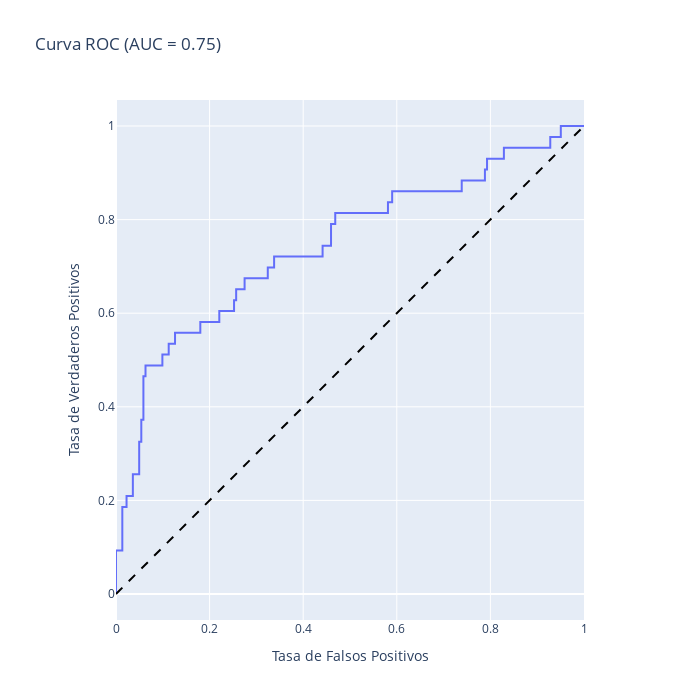

Here is the notebook cell this chart was saved with:
### Markdown cell above
Verdaderos Negativos (TN): 199 (El modelo predijo correctamente que el empleado "Se queda").

Verdaderos Positivos (TP): 20 (El modelo predijo correctamente que el empleado "Se va").

Falsos Negativos (FN): 23 (El modelo dijo que el empleado "Se queda", pero en realidad se fue).

Falsos Positivos (FP): 23 (El modelo dijo que el empleado "Se va", pero en realidad se quedó).

En la matriz de confusion se observa claramente como el modelo acierta casi al completo los casos de trabajadores que no abandonan, pero falla estrepitosamente con los trabajadores que si lo hacen. Se esta pasando por alto a mas de la mitad de las bajas.

### Code cell
gr, auc_roc = show_auc_roc(model, X_test, y_test)
gr

### Figure 1 — Plotly figure (JSON) as saved in the notebook; plotly's stock layout.template omitted (floating-point values rounded to 4 significant figures)
{"data": [{"hovertemplate": "Tasa de Falsos Positivos=%{x}<br>Tasa de Verdaderos Positivos=%{y}<extra></extra>", "legendgroup": "", "line": {"color": "#636efa", "dash": "solid"}, "marker": {"symbol": "circle"}, "mode": "lines", "name": "", "orientation": "v", "showlegend": false, "type": "scatter", "x": [0.0, 0.0, 0.0, 0.01351, 0.01351, 0.02252, 0.02252, 0.03604, 0.03604, 0.04955, 0.04955, 0.05405, 0.05405, 0.05856, 0.05856, 0.06306, 0.06306, 0.0991, 0.0991, 0.1126, 0.1126, 0.1261, 0.1261, 0.1802, 0.1802, 0.2207, 0.2207, 0.2523, 0.2523, 0.2568, 0.2568, 0.2748, 0.2748, 0.3243, 0.3243, 0.3378, 0.3378, 0.4414, 0.4414, 0.4595, 0.4595, 0.4685, 0.4685, 0.5811, 0.5811, 0.5901, 0.5901, 0.7387, 0.7387, 0.7883, 0.7883, 0.7928, 0.7928, 0.8288, 0.8288, 0.9279, 0.9279, 0.9505, 0.9505, 1.0], "xaxis": "x", "y": [0.0, 0.02326, 0.09302, 0.09302, 0.186, 0.186, 0.2093, 0.2093, 0.2558, 0.2558, 0.3256, 0.3256, 0.3721, 0.3721, 0.4651, 0.4651, 0.4884, 0.4884, 0.5116, 0.5116, 0.5349, 0.5349, 0.5581, 0.5581, 0.5814, 0.5814, 0.6047, 0.6047, 0.6279, 0.6279, 0.6512, 0.6512, 0.6744, 0.6744, 0.6977, 0.6977, 0.7209, 0.7209, 0.7442, 0.7442, 0.7907, 0.7907, 0.814, 0.814, 0.8372, 0.8372, 0.8605, 0.8605, 0.8837, 0.8837, 0.907, 0.907, 0.9302, 0.9302, 0.9535, 0.9535, 0.9767, 0.9767, 1.0, 1.0], "yaxis": "y"}], "layout": {"height": 700, "legend": {"tracegroupgap": 0}, "shapes": [{"line": {"color": "black", "dash": "dash"}, "type": "line", "x0": 0, "x1": 1, "y0": 0, "y1": 1}], "title": {"text": "Curva ROC (AUC = 0.75)"}, "width": 700, "xaxis": {"anchor": "y", "constrain": "domain", "domain": [0, 1], "range": [0, 1], "title": {"text": "Tasa de Falsos Positivos"}}, "yaxis": {"anchor": "x", "domain": [0, 1], "scaleanchor": "x", "scaleratio": 1, "title": {"text": "Tasa de Verdaderos Positivos"}}}}
